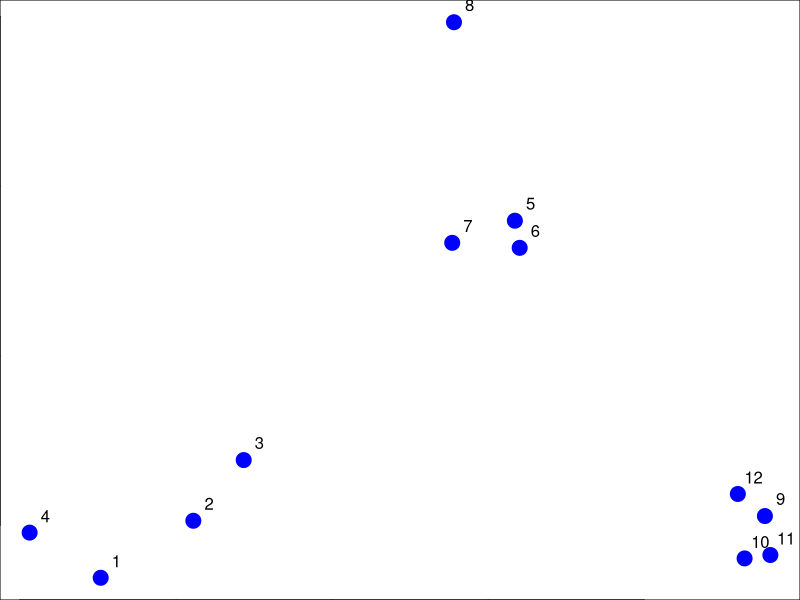
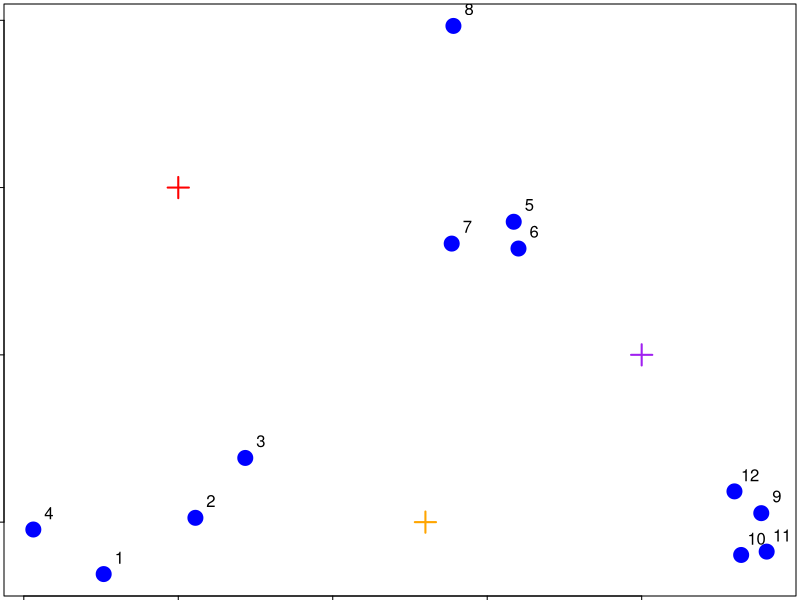
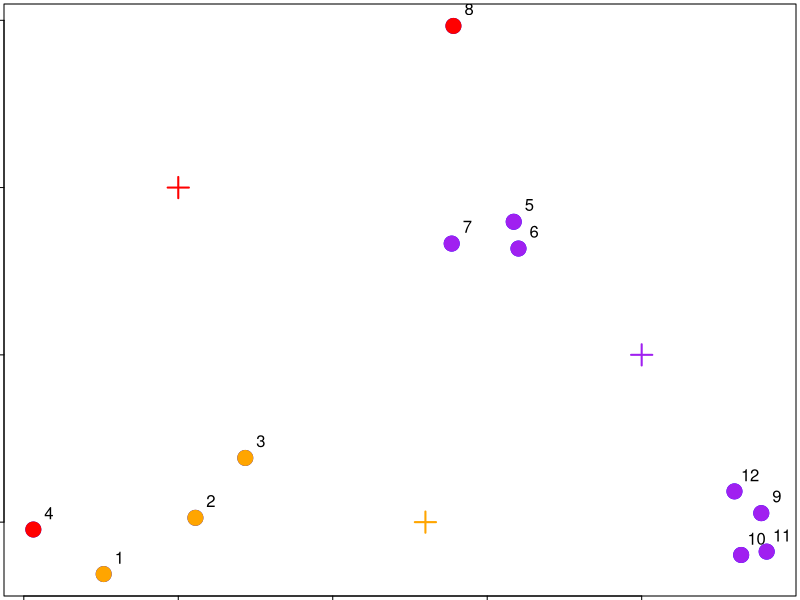
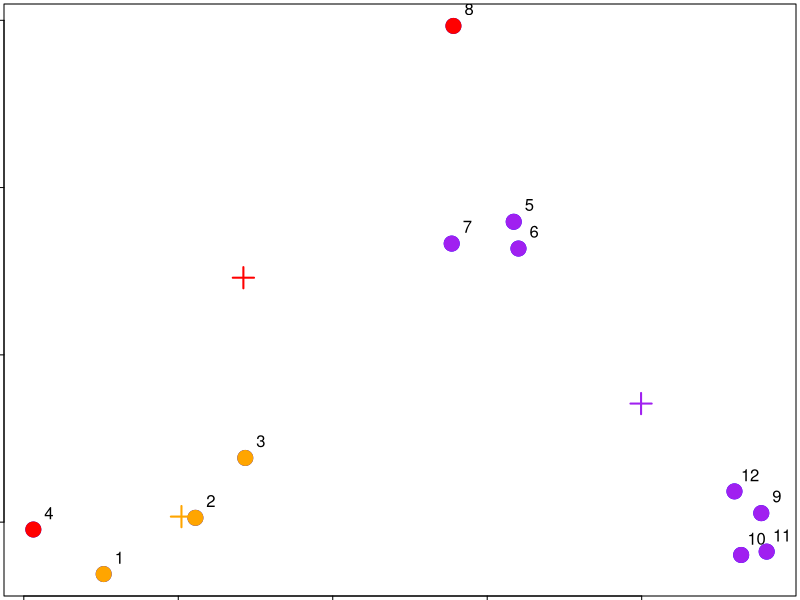
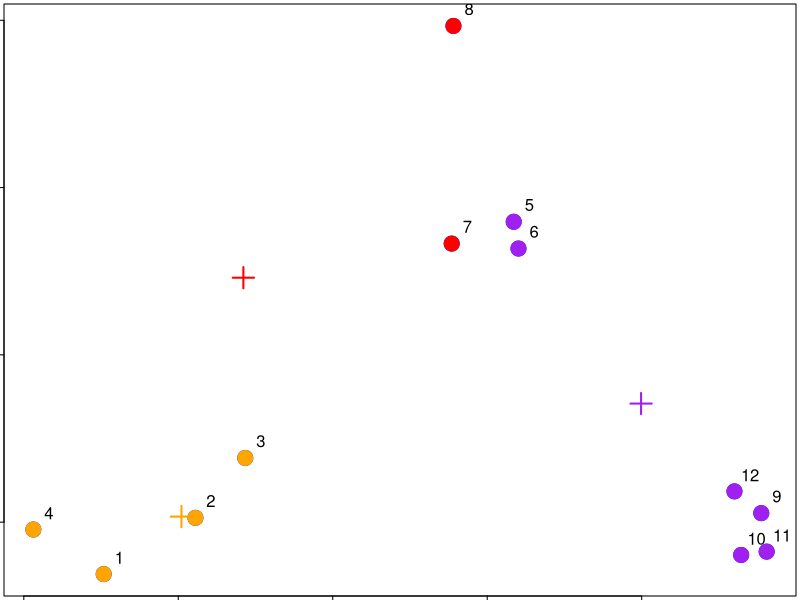
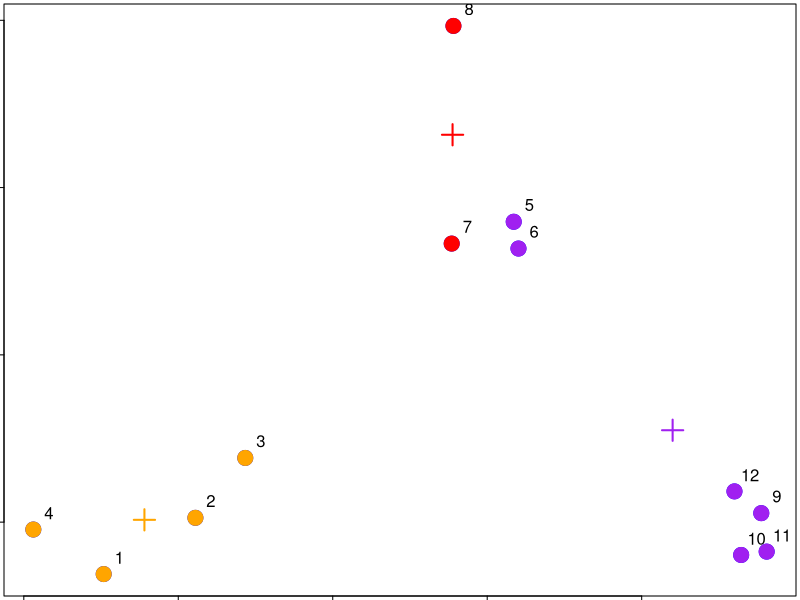
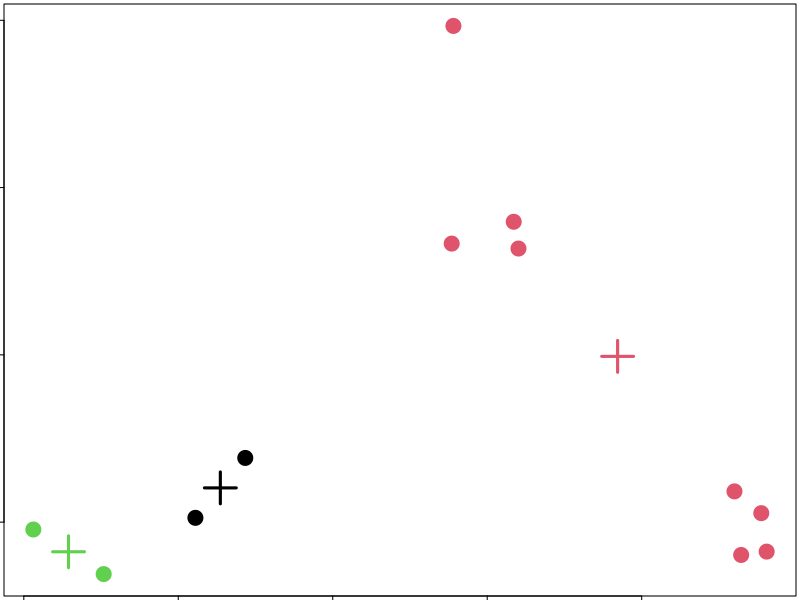
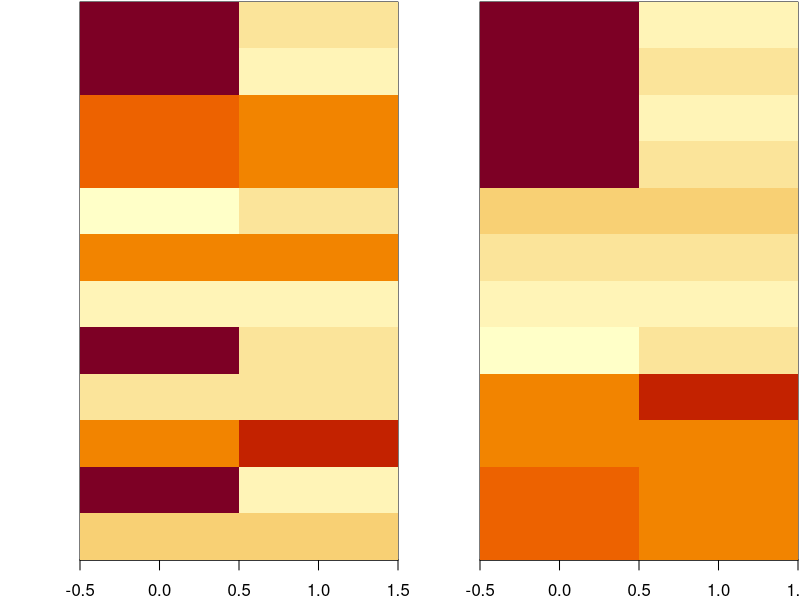

Write R code to recreate these figures, in order.
# K means clustering

## Only need sections: Example, Kmeans(), cont, and heatmap
## The rest of it is used in the lecture to illustrate process.
## Probably taken from the guts of the kmeans() function

## Example

###
set.seed(1234); par(mar=c(0,0,0,0))
x <- rnorm(12,mean=rep(1:3,each=4),sd=0.2)
y <- rnorm(12,mean=rep(c(1,2,1),each=4),sd=0.2)
plot(x,y,col="blue",pch=19,cex=2)
text(x+0.05,y+0.05,labels=as.character(1:12))


## Starting Centroids

###
par(mar=rep(0.2,4))
plot(x,y,col="blue",pch=19,cex=2)
text(x+0.05,y+0.05,labels=as.character(1:12))
cx <- c(1,1.8,2.5)
cy <- c(2,1,1.5)
points(cx,cy,col=c("red","orange","purple"),pch=3,cex=2,lwd=2)


## Assign to closest centroid

###
par(mar=rep(0.2,4))
plot(x,y,col="blue",pch=19,cex=2)
cols1 <- c("red","orange","purple")
text(x+0.05,y+0.05,labels=as.character(1:12))
cx <- c(1,1.8,2.5)
cy <- c(2,1,1.5)
points(cx,cy,col=cols1,pch=3,cex=2,lwd=2)

## Find the closest centroid
distTmp <- matrix(NA,nrow=3,ncol=12)
distTmp[1,] <- (x-cx[1])^2 + (y-cy[1])^2
distTmp[2,] <- (x-cx[2])^2 + (y-cy[2])^2
distTmp[3,] <- (x-cx[3])^2 + (y-cy[3])^2
newClust <- apply(distTmp,2,which.min)
points(x,y,pch=19,cex=2,col=cols1[newClust])


## Recalculate centroids

###
par(mar=rep(0.2,4))
plot(x,y,col="blue",pch=19,cex=2)
cols1 <- c("red","orange","purple")
text(x+0.05,y+0.05,labels=as.character(1:12))

## Find the closest centroid
distTmp <- matrix(NA,nrow=3,ncol=12)
distTmp[1,] <- (x-cx[1])^2 + (y-cy[1])^2
distTmp[2,] <- (x-cx[2])^2 + (y-cy[2])^2
distTmp[3,] <- (x-cx[3])^2 + (y-cy[3])^2
newClust <- apply(distTmp,2,which.min)
points(x,y,pch=19,cex=2,col=cols1[newClust])
newCx <- tapply(x,newClust,mean)
newCy <- tapply(y,newClust,mean)

## Old centroids

cx <- c(1,1.8,2.5)
cy <- c(2,1,1.5)

points(newCx,newCy,col=cols1,pch=3,cex=2,lwd=2)


## Reassign values

###
par(mar=rep(0.2,4))
plot(x,y,col="blue",pch=19,cex=2)
cols1 <- c("red","orange","purple")
text(x+0.05,y+0.05,labels=as.character(1:12))


cx <- c(1,1.8,2.5)
cy <- c(2,1,1.5)


## Find the closest centroid
distTmp <- matrix(NA,nrow=3,ncol=12)
distTmp[1,] <- (x-cx[1])^2 + (y-cy[1])^2
distTmp[2,] <- (x-cx[2])^2 + (y-cy[2])^2
distTmp[3,] <- (x-cx[3])^2 + (y-cy[3])^2
newClust <- apply(distTmp,2,which.min)
newCx <- tapply(x,newClust,mean)
newCy <- tapply(y,newClust,mean)

## Old centroids

points(newCx,newCy,col=cols1,pch=3,cex=2,lwd=2)


## Iteration 2
distTmp <- matrix(NA,nrow=3,ncol=12)
distTmp[1,] <- (x-newCx[1])^2 + (y-newCy[1])^2
distTmp[2,] <- (x-newCx[2])^2 + (y-newCy[2])^2
distTmp[3,] <- (x-newCx[3])^2 + (y-newCy[3])^2
newClust2 <- apply(distTmp,2,which.min)

points(x,y,pch=19,cex=2,col=cols1[newClust2])


## Update centroids

###
par(mar=rep(0.2,4))
plot(x,y,col="blue",pch=19,cex=2)
cols1 <- c("red","orange","purple")
text(x+0.05,y+0.05,labels=as.character(1:12))


cx <- c(1,1.8,2.5)
cy <- c(2,1,1.5)

## Find the closest centroid
distTmp <- matrix(NA,nrow=3,ncol=12)
distTmp[1,] <- (x-cx[1])^2 + (y-cy[1])^2
distTmp[2,] <- (x-cx[2])^2 + (y-cy[2])^2
distTmp[3,] <- (x-cx[3])^2 + (y-cy[3])^2
newClust <- apply(distTmp,2,which.min)
newCx <- tapply(x,newClust,mean)
newCy <- tapply(y,newClust,mean)



## Iteration 2
distTmp <- matrix(NA,nrow=3,ncol=12)
distTmp[1,] <- (x-newCx[1])^2 + (y-newCy[1])^2
distTmp[2,] <- (x-newCx[2])^2 + (y-newCy[2])^2
distTmp[3,] <- (x-newCx[3])^2 + (y-newCy[3])^2
finalClust <- apply(distTmp,2,which.min)


## Final centroids
finalCx <- tapply(x,finalClust,mean)
finalCy <- tapply(y,finalClust,mean)
points(finalCx,finalCy,col=cols1,pch=3,cex=2,lwd=2)



points(x,y,pch=19,cex=2,col=cols1[finalClust])


## kmeans()

### Important parameters: x, centers, iter.max, nstart
###
dataFrame <- data.frame(x,y)
kmeansObj <- kmeans(dataFrame,centers=3)
### Showing names in the list returned by kmeans()
### notable are cluster and centers
names(kmeansObj)
### Shows which cluster each data point is assigned
kmeansObj$cluster


## cont

###
par(mar=rep(0.2,4))
### points colored according to their assigned cluster
plot(x,y,col=kmeansObj$cluster,pch=19,cex=2)
### centroids added to the plot
points(kmeansObj$centers,col=1:3,pch=3,cex=3,lwd=3)


## Heatmaps

### see notes in Hierarchical clustering script +notebook for
### heatmap usage.
set.seed(1234)
dataMatrix <- as.matrix(dataFrame)[sample(1:12),]
kmeansObj <- kmeans(dataMatrix,centers=3)
par(mfrow=c(1,2), mar = c(2, 4, 0.1, 0.1))
### image of data set with original ordering
image(t(dataMatrix)[,nrow(dataMatrix):1],yaxt="n")
### image of data set w/rows ordered according to clustering
image(t(dataMatrix)[,order(kmeansObj$cluster)],yaxt="n")
